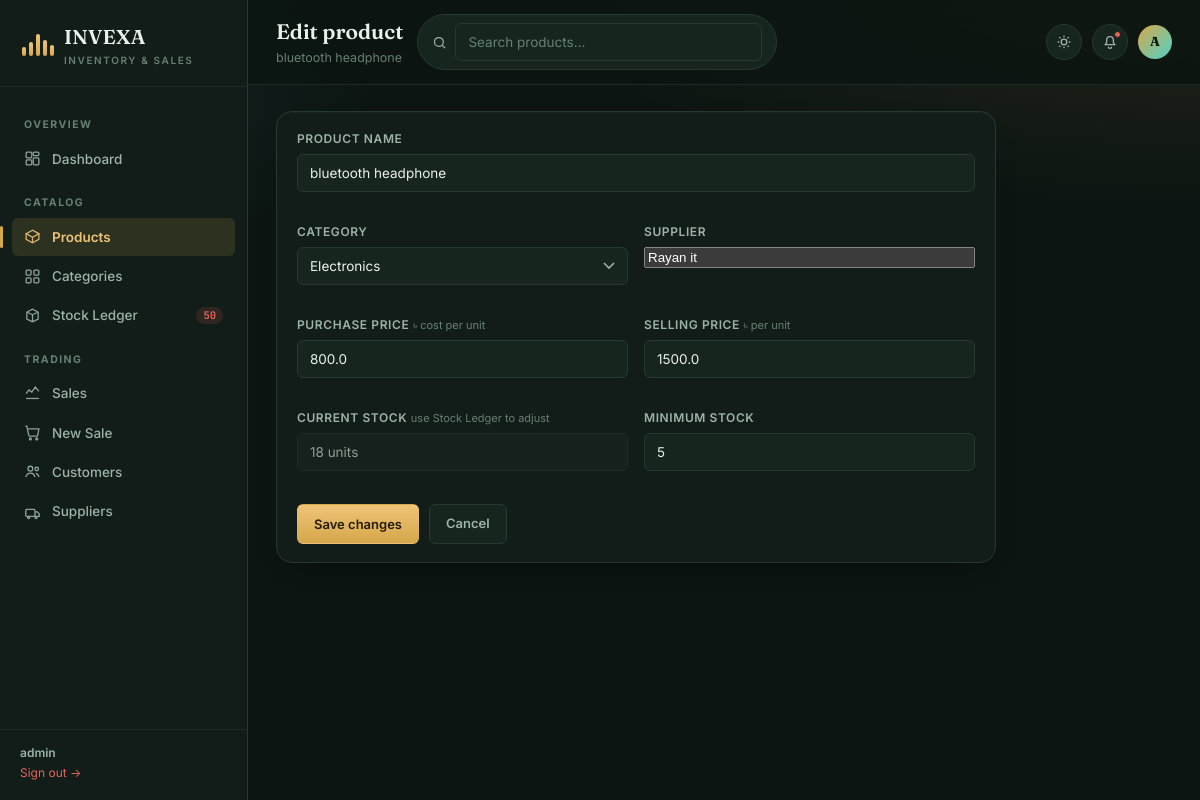
/products/edit/1 (signed in), run on the app's committed database.
### tables this page shows
CREATE TABLE products (id INTEGER PRIMARY KEY, name TEXT, category_id INTEGER, purchase_price REAL, selling_price REAL, quantity INTEGER DEFAULT 0, minimum_stock INTEGER DEFAULT 5, supplier TEXT);

### app.py (the view, shortened to what this page needs)
@app.route("/products/edit/<int:product_id>", methods=["GET", "POST"])
@login_required
def edit_product(product_id):
    db = get_db()
    product = db.execute("SELECT * FROM products WHERE id = ?", (product_id,)).fetchone()
    if product is None:
        flash("Product not found.", "error")
        return redirect(url_for("products"))
    categories = db.execute("SELECT * FROM categories ORDER BY name").fetchall()
    suppliers = db.execute("SELECT * FROM suppliers ORDER BY name").fetchall()
    return render_template("edit_product.html", product=product, categories=categories, suppliers=suppliers)

### app.py (called while the page is built)
def get_db():
    if "db" not in g:
        g.db = sqlite3.connect(DB_PATH)
        g.db.row_factory = sqlite3.Row
        g.db.execute("PRAGMA foreign_keys = ON")
    return g.db

def login_required(view):
    @wraps(view)
    def wrapped(*args, **kwargs):
        if not session.get("logged_in"):
            return redirect(url_for("login"))
        return view(*args, **kwargs)
    return wrapped

@app.context_processor
def inject_globals():
    low_stock_count = 0
    if session.get("logged_in"):
        db = get_db()
        low_stock_count = db.execute(
            "SELECT COUNT(*) FROM products WHERE quantity <= minimum_stock"
        ).fetchone()[0]
    return {
        "app_name": APP_NAME,
        "current_user": session.get("username"),
        "low_stock_count": low_stock_count,
    }

### templates/edit_product.html (shortened to what this page needs)
{% extends "base.html" %}
{% set active_page = 'products' %}
{% block page_title %}Edit product{% endblock %}
{% block page_sub %}<p>{{ product.name }}</p>{% endblock %}
{% block content %}
<div class="card" style="max-width:720px;">
  <div class="card-body">
    <form method="POST">
      <div class="form-grid">
        <div class="field" style="grid-column:1 / -1;">
          <label for="name">Product name</label>
          <input type="text" id="name" name="name" value="{{ product.name }}" required autofocus>
        </div>
        <div class="field">
          <label for="category_id">Category</label>
          <select id="category_id" name="category_id">
            {% for c in categories %}
            <option value="{{ c.id }}" {{ 'selected' if product.category_id == c.id }}>{{ c.name }}</option>
            {% endfor %}
          </select>
        </div>
        <div class="field">
          <label for="supplier">Supplier</label>
          <input list="supplier-list" id="supplier" name="supplier" value="{{ product.supplier or '' }}">
        </div>
        <div class="field">
          <label for="purchase_price">Purchase price <span class="hint">৳ cost per unit</span></label>
          <input class="input-money" type="number" step="0.01" min="0" id="purchase_price" name="purchase_price" value="{{ product.purchase_price }}" required>
        </div>
        <div class="field">
          <label for="selling_price">Selling price <span class="hint">৳ per unit</span></label>
          <input class="input-money" type="number" step="0.01" min="0" id="selling_price" name="selling_price" value="{{ product.selling_price }}" required>
        </div>
        <div class="field">
          <label>Current stock <span class="hint">use Stock Ledger to adjust</span></label>
          <input class="input-money" type="text" value="{{ product.quantity }} units" disabled style="opacity:0.6;">
        </div>
        <div class="field">
          <label for="minimum_stock">Minimum stock</label>
          <input class="input-money" type="number" step="1" min="0" id="minimum_stock" name="minimum_stock" value="{{ product.minimum_stock }}" required>
        </div>
      </div>
      <div class="actions">
        <button type="submit" class="btn btn-primary">Save changes</button>
        <a class="btn btn-ghost" href="{{ url_for('products') }}">Cancel</a>
      </div>
    </form>
  </div>
</div>
{% endblock %}

### static/css/style.css (style rules this page uses)
:root { --bg: #0c1512; --surface: #121d19; --surface-2: #17251f; --surface-3: #1e332a; --border: #27392f; --border-soft: #1c2a23; --text: #eaf1ec; --text-dim: #9db3a9; --text-faint: #668075; --gold: #d6a84b; --gold-strong: #eec378; --gold-soft: rgba(214, 168, 75, 0.14); --teal: #4fd1c5; --teal-soft: rgba(79, 209, 197, 0.14); --red: #e2635a; --red-soft: rgba(226, 99, 90, 0.14); --green: #7bc67e; --green-soft: rgba(123, 198, 126, 0.14); --font-display: 'Fraunces', Georgia, serif; --font-body: 'Inter', -apple-system, BlinkMacSystemFont, sans-serif; --font-mono: 'JetBrains Mono', ui-monospace, monospace; --radius-s: 6px; --radius-m: 10px; --radius-l: 16px; --shadow-card: 0 1px 0 rgba(255, 255, 255, 0.03) inset, 0 12px 24px -16px rgba(0, 0, 0, 0.6); --sidebar-w: 248px; }
* { box-sizing: border-box; }
html { color-scheme: dark; }
body { margin: 0; background: var(--bg); background-image: radial-gradient(1200px 480px at 100% -10%, var(--gold-soft), transparent 60%), radial-gradient(900px 400px at -10% 10%, var(--teal-soft), transparent 55%); background-attachment: fixed; color: var(--text); font-family: var(--font-body); font-size: 14.5px; line-height: 1.5; -webkit-font-smoothing: antialiased; }
a { color: inherit; text-decoration: none; }
button { font-family: inherit; }
.page-heading p { margin: 1px 0 0; font-size: 12.5px; color: var(--text-faint); }
.card { background: var(--surface); border: 1px solid var(--border); border-radius: var(--radius-l); box-shadow: var(--shadow-card); }
.card-body { padding: 18px 20px; }
.btn { display: inline-flex; align-items: center; justify-content: center; gap: 7px; padding: 9px 16px; border-radius: var(--radius-s); border: 1px solid transparent; font-weight: 600; font-size: 13px; cursor: pointer; transition: transform 0.08s ease, filter 0.15s ease, background 0.15s ease; white-space: nowrap; }
.btn-primary { background: linear-gradient(180deg, var(--gold-strong), var(--gold)); color: #241a05; }
.btn-ghost { background: var(--surface-2); color: var(--text-dim); border-color: var(--border); }
.form-grid { display: grid; grid-template-columns: 1fr 1fr; gap: 16px; }
.field { display: flex; flex-direction: column; gap: 6px; margin-bottom: 15px; }
.field label { font-size: 12px; font-weight: 600; color: var(--text-dim); text-transform: uppercase; letter-spacing: 0.05em; }
.field .hint { font-size: 11px; color: var(--text-faint); font-weight: 400; text-transform: none; letter-spacing: 0; }
input[type="text"], input[type="password"], input[type="number"], input[type="email"], input[type="search"], input[type="tel"], input[type="date"], select, textarea { background: var(--surface-2); border: 1px solid var(--border); color: var(--text); border-radius: var(--radius-s); padding: 10px 12px; font-size: 13.5px; font-family: var(--font-body); width: 100%; transition: border-color 0.15s ease, background 0.15s ease; }
select { appearance: none; background-repeat: no-repeat; background-position: right 12px center; padding-right: 30px; }
.input-money { font-family: var(--font-mono); }
form .actions { display: flex; gap: 10px; margin-top: 18px; }

### data on the page
products: name "bluetooth headphone", supplier "Rayan it", purchase_price "800.0", selling_price "1500.0", quantity "18 units", minimum_stock "5"

### other printed values
{{ app_name }} "INVEXA"
{{ low_stock_count }} "50"
{{ current_user or 'Guest' }} "admin"
{{ (current_user or '?')[0]|upper }} "A"
form field category_id "Electronics"
